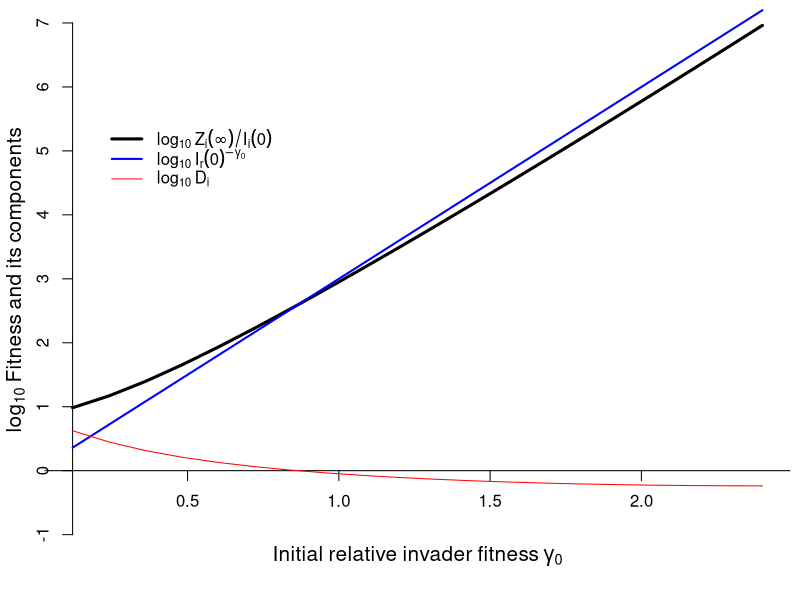

Recreate this plot in R.
pdf("DiVersusBetaOrMuVer8.pdf", height = 4, width = 6)

require(deSolve);

Burnout<-function(I0,R0,z){
  
  output = 1 - z - exp(-R0 * ((1-I0)*z + I0));
  #cat("i:",i,"Output:",output,"\n")
  return(output);
  #return(0);
  
}

IeqmCalc<-function(R0,W,I0){
  
  #arg = ((w+1)/w)*I0 - (I0^2)/w;
  arg = (1/W)*I0*(1-I0) + I0;
  output = 1 - (I0/W) - exp(-R0*arg);
  #cat("I:",I0,"Output:",output,"\n")
  return(output);
  #return(0);
  
}

XiODE<-function(t,y,p){
  Xi = y[1];
  
  with(as.list(p), {
    
    phiOft = (t + log(1-t))/(t^2);
    gamma = u*(R0i - 1)/(R0r - 1)
    numer = (u/(t-1)) - gamma*phiOft
    denom = R0r - 1 + t*phiOft;
    
    #dXh.dt = nuH - r*Thm*Ym*Xh - muH*Xh
    dXi.dt = (numer/denom)*Xi
    return(list(c(dXi.dt)));
  })
}


R0iStor = c();
DiStor = c();
gamStor = c();
betaStor = c();
muStor = c();
XiStor = c();

#par(mfrow=c(3,4))
par(mfrow=c(1,1))
#par(ask="TRUE")

par(mai=c(0.45,0.45,0.05,0.1))

R0r = 2.5;
u = 1;

LineWidths = c(3,2,1)


plotNum = 1;


XiZero = 1;
y0 = c(XiZero);
StepSize = 1e-4;
#R0r = 1.25; R0i = 2.4; u = 0.7;
#R0r = 4.0; R0i = 3; u = 0.5;
#R0r = 1.5;
#R0i = 3; 
#u = 0.5;

mui = 0.5; 

IrStart = INought = 1e-3;
Low = 1e-2;
FractInf = uniroot(f=Burnout,interval=c(0.0,1.0),I0=Low,R0=R0r);
t = seq(from=Low,to=FractInf$root,by=StepSize);

maxR0i = 1/(1-FractInf$root);
UpperThold = u*(maxR0i-1)/(R0r-1);
if(UpperThold>3) UpperThold = 3;
betaCount = 25;
Step = (UpperThold)/betaCount;
Start = Step; 
#Last = min((End-(5*Step)),3);
cat("u",u,"R0r:",R0r,"UpperThold:",UpperThold,"\n")
Seqgam = seq(from=Start,to=UpperThold-5*Step,by=Step)
cat("Seqgam:",Seqgam,"\n");


Seqmu = seq(from=0.01,to=0.09,by=0.001)

i = 1;

if(plotNum>1){
  
  rm(R0iStor);
  rm(DiStor);
  rm(gamStor);
  rm(betaStor);
  rm(muStor);
  rm(XiStor);
  
  R0iStor = c();
  DiStor = c();
  gamStor = c();
  betaStor = c();
  muStor = c();
  XiStor = c();
}
  


 
#for(betai in Seqbeta){

for(gamma in Seqgam){
  
  R0i = (gamma/u)*(R0r-1) + 1;
  
  Low = 1e-5;
  FractInf = uniroot(f=Burnout,interval=c(0.0,1.0),I0=Low,R0=R0r);
  t = seq(from=Low,to=(FractInf$root-Low),by=StepSize);
  p = list(R0r=R0r,R0i = R0i,u=u);
  out = ode(y=y0,times=t,func=XiODE,parms=p); 
  End = nrow(out);
  XiStor[i] = out[End,2];
  
  if(R0i*(1-FractInf$root)>1){
    cat("problem - R0i:",R0i,"1-FI:",1-FractInf$root,"Product:",R0i*(1-FractInf$root),"\n")
  }
  
  #gamma = u*(R0i-1)/(R0r-1);
  
  gamStor[i] = gamma;
  #betaStor[i] = betai;
  muStor[i] = mui;
  
  numer = (out[,1]^gamma)*out[,2];
  denom = (1-out[,1])*(R0r*out[,1] + log(1-out[,1]))
  arg = u*(((R0r-1)/R0r)^gamma);
  Di = StepSize*arg*sum(numer/denom)
  last = length(Di)
  
  numer1 = (out[1,1]^gamma)*out[1,2];
  denom1 = (1-out[1,1])*(R0r*out[1,1] + log(1-out[1,1]))
  FirstTerm = StepSize*arg*(numer1/denom1);
  numer1 = (out[last,1]^gamma)*out[last,2];
  denom1 = (1-out[last,1])*(R0r*out[last,1] + log(1-out[last,1]))
  LastTerm = StepSize*arg*(numer1/denom1);
  
  Di = Di - 0.5*(FirstTerm + LastTerm);
  
  R0iStor[i] = R0i;
  DiStor[i] = Di;
  #cat("gamma:",gamma,"R0i:",R0i,"Di:",Di,"\n");
  
  i = i + 1;
}


plot(gamStor,log10((INought^(-gamStor))*DiStor),type="l",xlab="",ylab="",axes="FALSE",lwd=LineWidths[1],ylim=c(-1,max(log10((INought^(-gamStor))*DiStor))));

axis(1,pretty(range(gamStor),5),pos=0);

#axis(2,pretty(range(log10((INought^(-gamStor))*DiStor)),5),pos=0.12);
#axis(2,pretty(range(log10(DiStor)),5),pos=0.12);
x = c(-0.5,0,1,2,3,4,5,6,7)
axis(2,pretty(range(x),10),pos=0.12);


#axis(2,pretty(-5:7,5),pos=0.12);

xaxisLbl = expression(Initial~relative~invader~fitness~gamma[0])

#yaxisLbl = expression(log[10]~Fitness~rise~Z[i](infinity)/I[i](0)~or~component~I[r](0)^-gamma[0]~or~D[i])
yaxisLbl = expression(log[10]~Fitness~and~its~components)

mtext(side=1,text=xaxisLbl,padj=-0.25,cex=1.25);
mtext(side=2,text=yaxisLbl,padj=-0.75,cex=1.25);


#par(new="TRUE")
#plot(gamStor,log10((INought^(-gamStor))),type="l",xlab="",lwd=LineWidths[2],col="BLUE",ylab="",axes="FALSE",ylim=c(0,max(log10((INought^(-gamStor))))));
lines(gamStor,log10((INought^(-gamStor))),type="l",lwd=LineWidths[2],col="BLUE");
lines(gamStor,log10(DiStor),type="l",col="RED",lwd=LineWidths[3])
#axis(4,pretty(range(log10((INought^(-gamStor)))),5),pos=max(gamStor));

lgnd0 = expression(log[10]~Z[i](infinity)/I[i](0));
lgnd1 = expression(log[10]~I[r](0)^-gamma[0]);
lgnd2 = expression(log[10]~D[i]);
lgnd=c(lgnd0,lgnd1,lgnd2);
legend(x=0.2,y=5.5,legend=lgnd,bty="n",lwd = c(3,2,1),cex=1.0,col=c("BLACK","BLUE","RED"));


dev.off();
